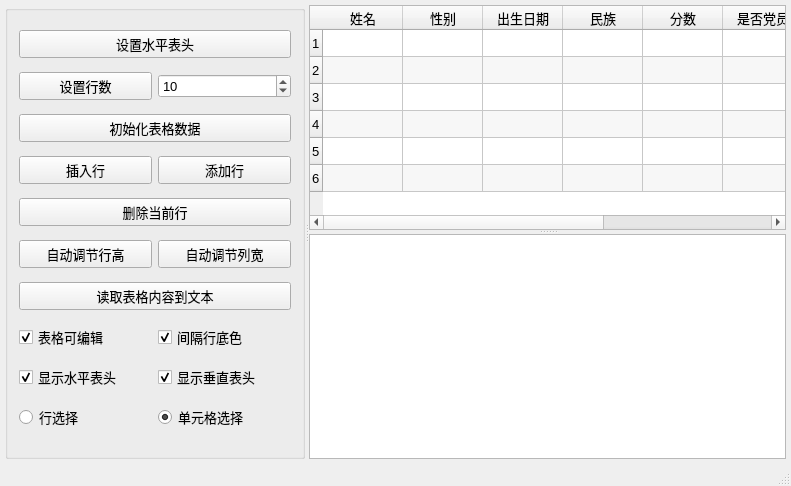
<?xml version="1.0" encoding="UTF-8"?>
<ui version="4.0">
 <class>MainWindow</class>
 <widget class="QMainWindow" name="MainWindow">
  <property name="geometry">
   <rect>
    <x>0</x>
    <y>0</y>
    <width>791</width>
    <height>486</height>
   </rect>
  </property>
  <property name="font">
   <font>
    <pointsize>10</pointsize>
   </font>
  </property>
  <property name="windowTitle">
   <string>QTableWidget的使用</string>
  </property>
  <widget class="QWidget" name="centralWidget">
   <layout class="QVBoxLayout" name="verticalLayout">
    <property name="leftMargin">
     <number>5</number>
    </property>
    <property name="topMargin">
     <number>5</number>
    </property>
    <property name="rightMargin">
     <number>5</number>
    </property>
    <property name="bottomMargin">
     <number>5</number>
    </property>
    <item>
     <widget class="QSplitter" name="splitterMain">
      <property name="orientation">
       <enum>Qt::Orientation::Horizontal</enum>
      </property>
      <widget class="QGroupBox" name="groupBox">
       <property name="maximumSize">
        <size>
         <width>300</width>
         <height>16777215</height>
        </size>
       </property>
       <property name="title">
        <string/>
       </property>
       <layout class="QGridLayout" name="gridLayout">
        <item row="4" column="0" colspan="2">
         <widget class="QPushButton" name="btnIniData">
          <property name="minimumSize">
           <size>
            <width>0</width>
            <height>25</height>
           </size>
          </property>
          <property name="text">
           <string>初始化表格数据</string>
          </property>
         </widget>
        </item>
        <item row="3" column="0">
         <widget class="QPushButton" name="btnSetRows">
          <property name="minimumSize">
           <size>
            <width>0</width>
            <height>25</height>
           </size>
          </property>
          <property name="text">
           <string>设置行数</string>
          </property>
         </widget>
        </item>
        <item row="5" column="1">
         <widget class="QPushButton" name="btnAppendRow">
          <property name="text">
           <string>添加行</string>
          </property>
         </widget>
        </item>
        <item row="7" column="1">
         <widget class="QPushButton" name="btnAutoWidth">
          <property name="text">
           <string>自动调节列宽</string>
          </property>
         </widget>
        </item>
        <item row="10" column="0">
         <widget class="QCheckBox" name="chkBoxHeaderH">
          <property name="text">
           <string>显示水平表头</string>
          </property>
          <property name="checked">
           <bool>true</bool>
          </property>
         </widget>
        </item>
        <item row="6" column="0" colspan="2">
         <widget class="QPushButton" name="btnDelCurRow">
          <property name="text">
           <string>删除当前行</string>
          </property>
         </widget>
        </item>
        <item row="0" column="0" colspan="2">
         <widget class="QPushButton" name="btnSetHeader">
          <property name="minimumSize">
           <size>
            <width>0</width>
            <height>25</height>
           </size>
          </property>
          <property name="text">
           <string>设置水平表头</string>
          </property>
         </widget>
        </item>
        <item row="10" column="1">
         <widget class="QCheckBox" name="chkBoxHeaderV">
          <property name="text">
           <string>显示垂直表头</string>
          </property>
          <property name="checked">
           <bool>true</bool>
          </property>
         </widget>
        </item>
        <item row="11" column="1">
         <widget class="QRadioButton" name="rBtnSelectItem">
          <property name="text">
           <string>单元格选择</string>
          </property>
          <property name="checked">
           <bool>true</bool>
          </property>
         </widget>
        </item>
        <item row="3" column="1">
         <widget class="QSpinBox" name="spinRowCount">
          <property name="minimum">
           <number>2</number>
          </property>
          <property name="value">
           <number>10</number>
          </property>
         </widget>
        </item>
        <item row="9" column="1">
         <widget class="QCheckBox" name="chkBoxRowColor">
          <property name="text">
           <string>间隔行底色</string>
          </property>
          <property name="checked">
           <bool>true</bool>
          </property>
         </widget>
        </item>
        <item row="9" column="0">
         <widget class="QCheckBox" name="chkBoxTabEditable">
          <property name="text">
           <string>表格可编辑</string>
          </property>
          <property name="checked">
           <bool>true</bool>
          </property>
         </widget>
        </item>
        <item row="11" column="0">
         <widget class="QRadioButton" name="rBtnSelectRow">
          <property name="text">
           <string>行选择</string>
          </property>
          <property name="checked">
           <bool>false</bool>
          </property>
         </widget>
        </item>
        <item row="8" column="0" colspan="2">
         <widget class="QPushButton" name="btnReadToEdit">
          <property name="minimumSize">
           <size>
            <width>0</width>
            <height>25</height>
           </size>
          </property>
          <property name="text">
           <string>读取表格内容到文本</string>
          </property>
         </widget>
        </item>
        <item row="7" column="0">
         <widget class="QPushButton" name="btnAutoHeght">
          <property name="text">
           <string>自动调节行高</string>
          </property>
         </widget>
        </item>
        <item row="5" column="0">
         <widget class="QPushButton" name="btnInsertRow">
          <property name="text">
           <string>插入行</string>
          </property>
         </widget>
        </item>
       </layout>
      </widget>
      <widget class="QSplitter" name="splitter">
       <property name="frameShadow">
        <enum>QFrame::Shadow::Plain</enum>
       </property>
       <property name="lineWidth">
        <number>2</number>
       </property>
       <property name="orientation">
        <enum>Qt::Orientation::Vertical</enum>
       </property>
       <widget class="QTableWidget" name="tableInfo">
        <property name="alternatingRowColors">
         <bool>true</bool>
        </property>
        <property name="showGrid">
         <bool>true</bool>
        </property>
        <property name="gridStyle">
         <enum>Qt::PenStyle::SolidLine</enum>
        </property>
        <property name="rowCount">
         <number>6</number>
        </property>
        <property name="columnCount">
         <number>8</number>
        </property>
        <attribute name="horizontalHeaderVisible">
         <bool>true</bool>
        </attribute>
        <attribute name="horizontalHeaderDefaultSectionSize">
         <number>80</number>
        </attribute>
        <attribute name="verticalHeaderVisible">
         <bool>true</bool>
        </attribute>
        <attribute name="verticalHeaderDefaultSectionSize">
         <number>27</number>
        </attribute>
        <row/>
        <row/>
        <row/>
        <row/>
        <row/>
        <row/>
        <column>
         <property name="text">
          <string>姓名</string>
         </property>
        </column>
        <column>
         <property name="text">
          <string>性别</string>
         </property>
        </column>
        <column>
         <property name="text">
          <string>出生日期</string>
         </property>
        </column>
        <column>
         <property name="text">
          <string>民族</string>
         </property>
        </column>
        <column>
         <property name="text">
          <string>分数</string>
         </property>
        </column>
        <column>
         <property name="text">
          <string>是否党员</string>
         </property>
        </column>
        <column/>
        <column/>
        <item row="0" column="0">
         <property name="text">
          <string/>
         </property>
        </item>
        <item row="0" column="1">
         <property name="text">
          <string/>
         </property>
        </item>
        <item row="0" column="7">
         <property name="text">
          <string/>
         </property>
        </item>
        <item row="1" column="0">
         <property name="text">
          <string/>
         </property>
        </item>
        <item row="2" column="0">
         <property name="text">
          <string/>
         </property>
        </item>
        <item row="5" column="0">
         <property name="text">
          <string/>
         </property>
        </item>
        <item row="5" column="7">
         <property name="text">
          <string/>
         </property>
        </item>
       </widget>
       <widget class="QPlainTextEdit" name="textEdit"/>
      </widget>
     </widget>
    </item>
   </layout>
  </widget>
  <widget class="QStatusBar" name="statusBar"/>
 </widget>
 <layoutdefault spacing="6" margin="11"/>
 <resources/>
 <connections/>
</ui>
